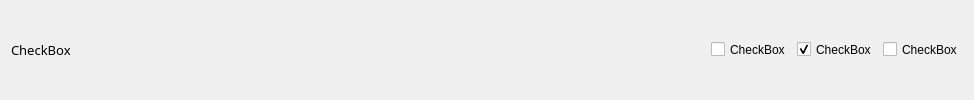
                <widget class="QWidget" name="widget_2" native="true">
                 <layout class="QGridLayout" name="gridLayout_6">
                  <item row="0" column="0">
                   <widget class="QLabel" name="label_2">
                    <property name="font">
                     <font>
                      <family>微软雅黑</family>
                      <pointsize>10</pointsize>
                      <bold>false</bold>
                     </font>
                    </property>
                    <property name="text">
                     <string>CheckBox</string>
                    </property>
                   </widget>
                  </item>
                  <item row="0" column="1">
                   <spacer name="horizontalSpacer_2">
                    <property name="orientation">
                     <enum>Qt::Horizontal</enum>
                    </property>
                    <property name="sizeHint" stdset="0">
                     <size>
                      <width>634</width>
                      <height>20</height>
                     </size>
                    </property>
                   </spacer>
                  </item>
                  <item row="0" column="2">
                   <widget class="QCheckBox" name="checkBox">
                    <property name="minimumSize">
                     <size>
                      <width>0</width>
                      <height>31</height>
                     </size>
                    </property>
                    <property name="text">
                     <string>CheckBox</string>
                    </property>
                    <property name="tristate">
                     <bool>true</bool>
                    </property>
                   </widget>
                  </item>
                  <item row="0" column="3">
                   <widget class="QCheckBox" name="checkBox_2">
                    <property name="minimumSize">
                     <size>
                      <width>0</width>
                      <height>31</height>
                     </size>
                    </property>
                    <property name="text">
                     <string>CheckBox</string>
                    </property>
                    <property name="checked">
                     <bool>true</bool>
                    </property>
                   </widget>
                  </item>
                  <item row="0" column="4">
                   <widget class="QCheckBox" name="checkBox_3">
                    <property name="minimumSize">
                     <size>
                      <width>0</width>
                      <height>31</height>
                     </size>
                    </property>
                    <property name="text">
                     <string>CheckBox</string>
                    </property>
                   </widget>
                  </item>
                 </layout>
                </widget>
